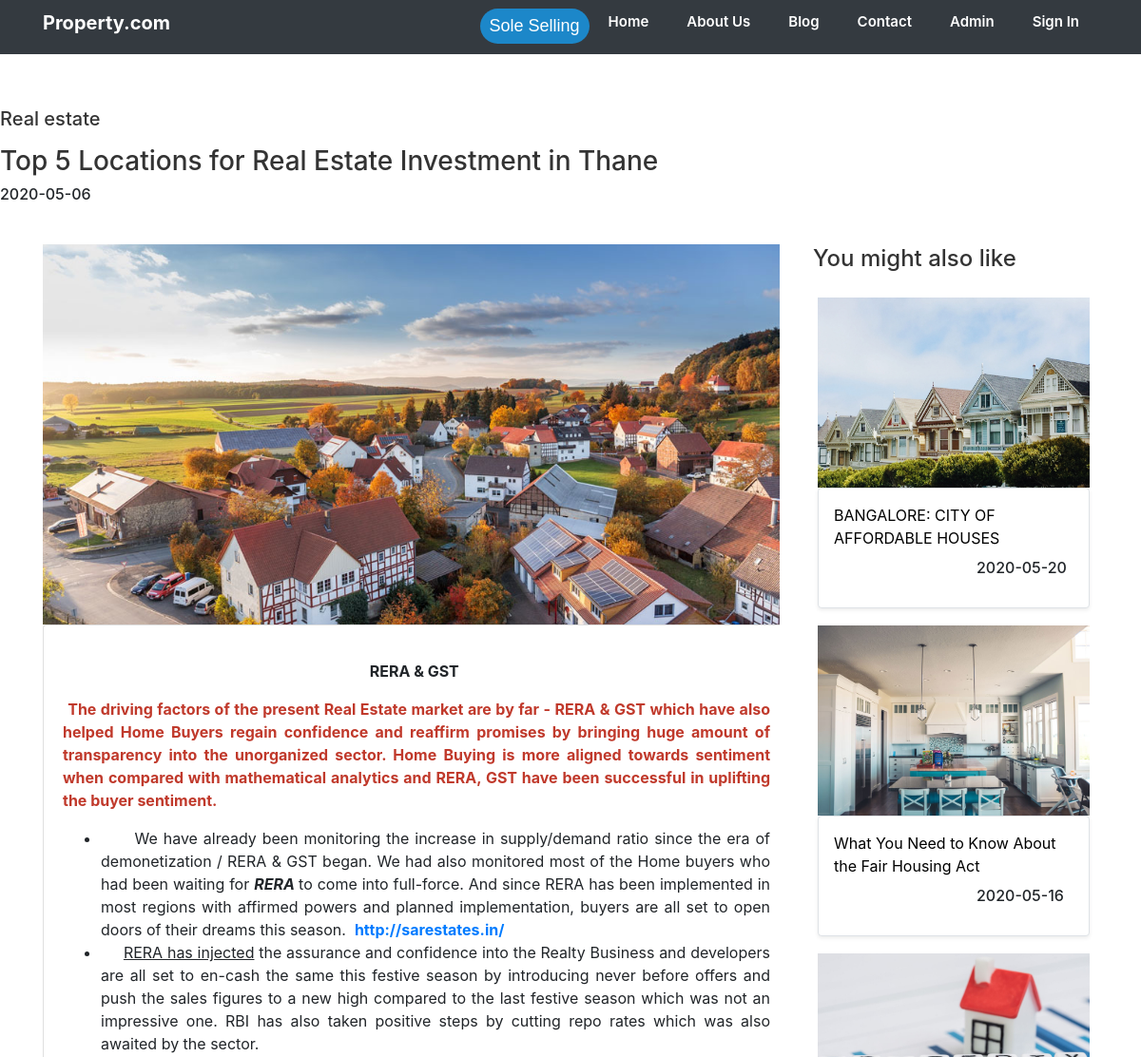
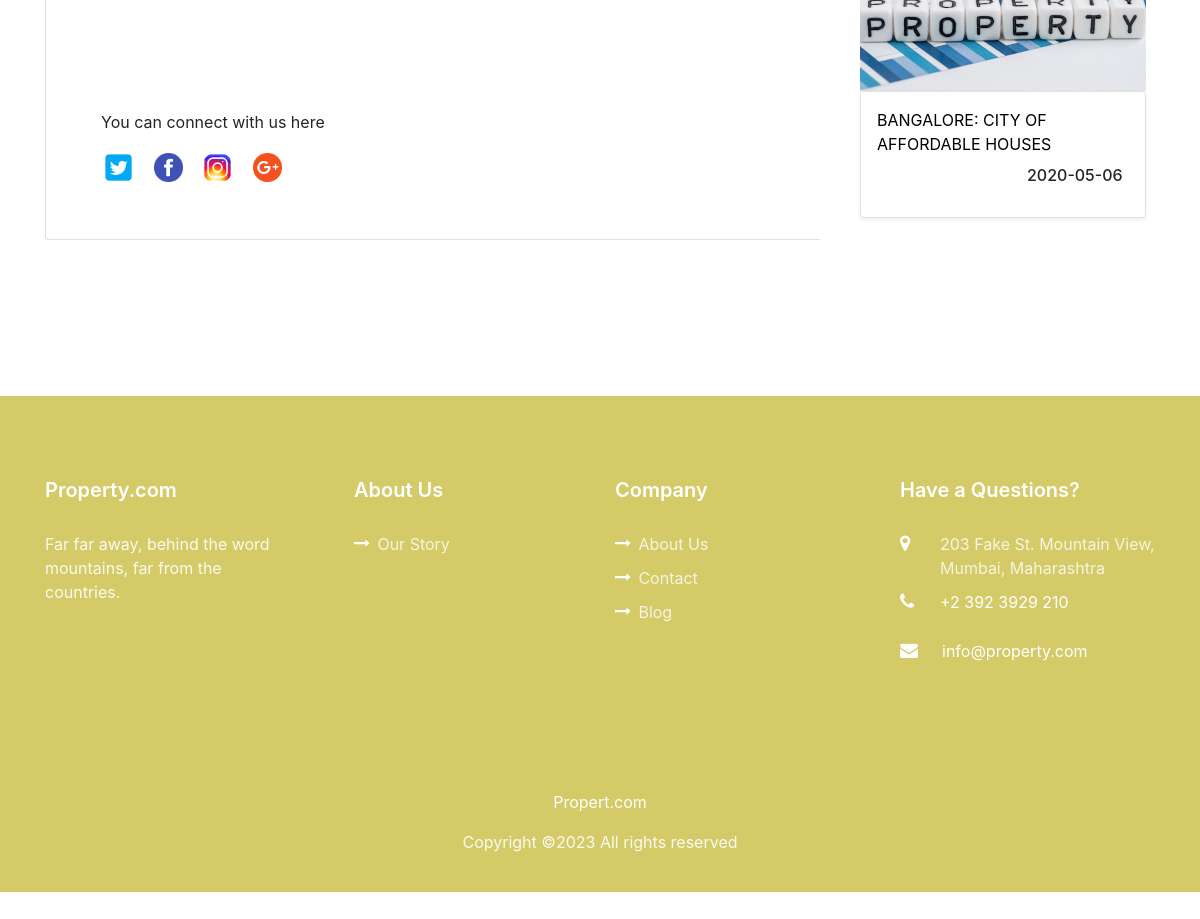
The app's page /blog-single-page.php?blog_id=25 with its own data (2 pictures, top to bottom).
### tables this page shows
CREATE TABLE `blog_details` (
  `blog_id` int(11) NOT NULL,
  `blog_image` varchar(255) NOT NULL,
  `blog_name` varchar(255) NOT NULL,
  `blogtype` varchar(255) NOT NULL,
  `blog_post_by` varchar(255) NOT NULL,
  `blog_description` text NOT NULL,
  `blog_date` date NOT NULL DEFAULT current_timestamp()
);

### blog-single-page.php (the view, shortened to what this page needs)
<?php
  include("./configuration/config.php");
  $sql="select * from blog_details where blog_id ={$_GET['blog_id']} limit 1";
  $result = mysqli_query($mysqli,$sql);
?>
<!DOCTYPE html>
<html lang="en">
  <head>
    <link rel="stylesheet" href="css/open-iconic-bootstrap.min.css">
    <link rel="stylesheet" href="css/animate.css">
    <link rel="stylesheet" href="css/owl.carousel.min.css">
    <link rel="stylesheet" href="css/owl.theme.default.min.css">
    <link rel="stylesheet" href="css/magnific-popup.css">
    <link rel="stylesheet" href="css/aos.css">
    <link rel="stylesheet" href="css/ionicons.min.css">
    <link rel="stylesheet" href="css/bootstrap-datepicker.css">
    <link rel="stylesheet" href="css/jquery.timepicker.css">
    <link rel="stylesheet" href="css/flaticon.css">
    <link rel="stylesheet" href="css/icomoon.css">
    <link rel="stylesheet" href="css/style.css">
        <link rel="stylesheet" href="https://maxcdn.bootstrapcdn.com/bootstrap/4.4.1/css/bootstrap.min.css">
  </head>
  <body>
    <div class="first-container" style="background-color: white; margin-top: -30px">
      <?php
        include("nav.php");
      ?>
      <?php
        while($res=mysqli_fetch_array($result))
        {
      ?>
    <section class="ftco-section goto-here" >
      <div class="container" style="margin-right: 150px; margin-top: -20px" >
          <div class="row">
            <p><label><h5><?php echo $res['blogtype'] ?></h5></label></p>
          </div>
          <div class="row">
            <p><label><h3> <?php echo $res['blog_name'] ?></h3></label></p>
          </div>
          <div class="row">
            <p><label><h6> <?php echo $res['blog_date'] ?></h6></label></p>
          </div>
      </div>
    </section>
      <article class="ftco-section goto-here" style="float: left; width: 63%;margin-left: 5%; margin-top: -170px;">
        <div class="row">
          <div class="col-md-14">
            <div class="property-wrap ftco-animate">
              <div class="img d-flex align-items-center justify-content-center"
              style="background-image: url('images1/<?php echo $res["blog_image"]; ?>');height: 400px">
              </div>
              <div class="card card-body" >
                <p><?php echo $res['blog_description'] ?></p>
                  <div class="col-md" style="margin-top: 80px; margin-bottom: 10px; ">
                    <div class="ftco-footer-widget mb-4" style="margin-left: 20px;">
                      <p>You can connect with us here</p>
                      <a href="https://twitter.com/sarestates_real" target="_blank"><img src="images/twitter.png" style="height: 35px;width: 35px;"></a>
                      <a href="https://www.facebook.com/sarestates/" target="_blank"><img src="images/facebook.png" style="width: 45px; padding-left: 10px;"></a>
                      <a href="https://twitter.com/sarestates_real" target="_blank"><img src="images/instagram.png"
                        style= "height: 35px; width: 45px; padding-left: 10px;"></a>
                      <a href="https://twitter.com/sarestates_real" target="_blank"><img src="images/google.png" style="width: 45px; padding-left: 10px;"></a>
                    </div>
                  </div>
              </div>
            </div>
          </div>
        </div>
    </article>
  <?php }?>
    <aside class="ftco-section goto-here" style="width: 25%; margin-top: -83px; float: right; background-color: white; padding: 10px; margin-right: 80px;"  >
        <div class="row justify-content-center" style="margin-bottom: -30px; margin-left: 10px">
          <div class="col-md-12 heading-section ftco-animate mb-5">
              <h4 class="mb-2">You might also like</h4>
          </div>
        </div>
          <?php
            $result1 = mysqli_query($mysqli,"select * from blog_details order by blog_id desc limit 3");
            while ($res=mysqli_fetch_array($result1))
            {
          ?>
        <div style="margin-bottom: -30px;">
          <a href="blog-single-page.php?blog_id=<?php echo "{$res['blog_id']}" ?>">
            <div class="img d-flex align-items-center justify-content-center" style="background-image: url('images1/<?php echo $res["blog_image"]; ?>'); margin-left: 30px; height: 200px; width: 286px">
            </div>
          </a>
          <div class="border shadow-sm p-3 mb-5 bg-white rounded" style="margin-left: 30px;width: 286px" >
            <a href="blog-single-page.php?blog_id=<?php echo "{$res['blog_id']}"?>" style="color: black">
              <p><?php echo $res['blog_name'] ?></p>
            </a>
            <p style="margin-bottom:-30px;"><label><h6 style="margin-left: 150px"> <?php echo $res['blog_date'] ?></h6></label></p>
          </div>
        </div>
        <?php
           }
        ?>
    </aside>
  </div>
    <div style="clear: both;">
      <?php
      include("footer.php");
      ?>
    </div>
  </body>
</html>

### records on screen
blog_details: blogtype "Real estate", blog_name "Top 5 Locations for Real Estate Investment in Thane", blog_date "2020-05-06", blog_image (picture), blog_description "RERA & GST The driving factors of the present Real Estate market are by far - RERA & GST which have also helped Home Buyers regain confidence and reaffirm promises by bringing huge amount of transparency into the unorganized sector. Home Buying is more aligned towards sentiment when compared with mathematical analytics and RERA, GST have been successful in uplifting the buyer sentiment. We have already been monitoring the increase in supply/demand ratio since the era of demonetization / RERA & GST began. We had also monitored most of the Home buyers who had been waiting for RERA to come into full-force. And since RERA has been implemented in most regions with affirmed powers and planned…"
blog_details: blog_image (picture), blog_name "BANGALORE: CITY OF AFFORDABLE HOUSES", blog_date "2020-05-20"
blog_details: blog_image (picture), blog_name "What You Need to Know About the Fair Housing Act", blog_date "2020-05-16"
blog_details: blog_image (picture), blog_name "BANGALORE: CITY OF AFFORDABLE HOUSES", blog_date "2020-05-06"
